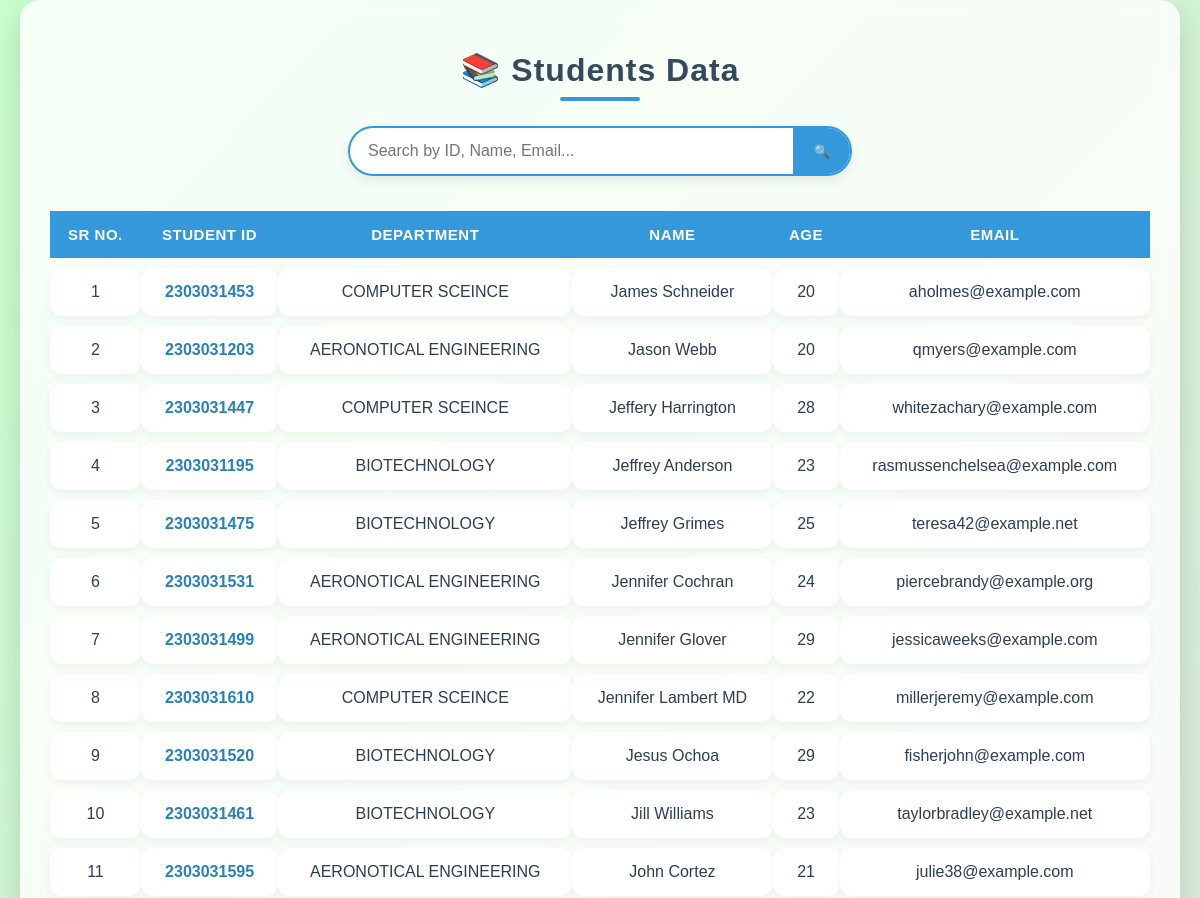
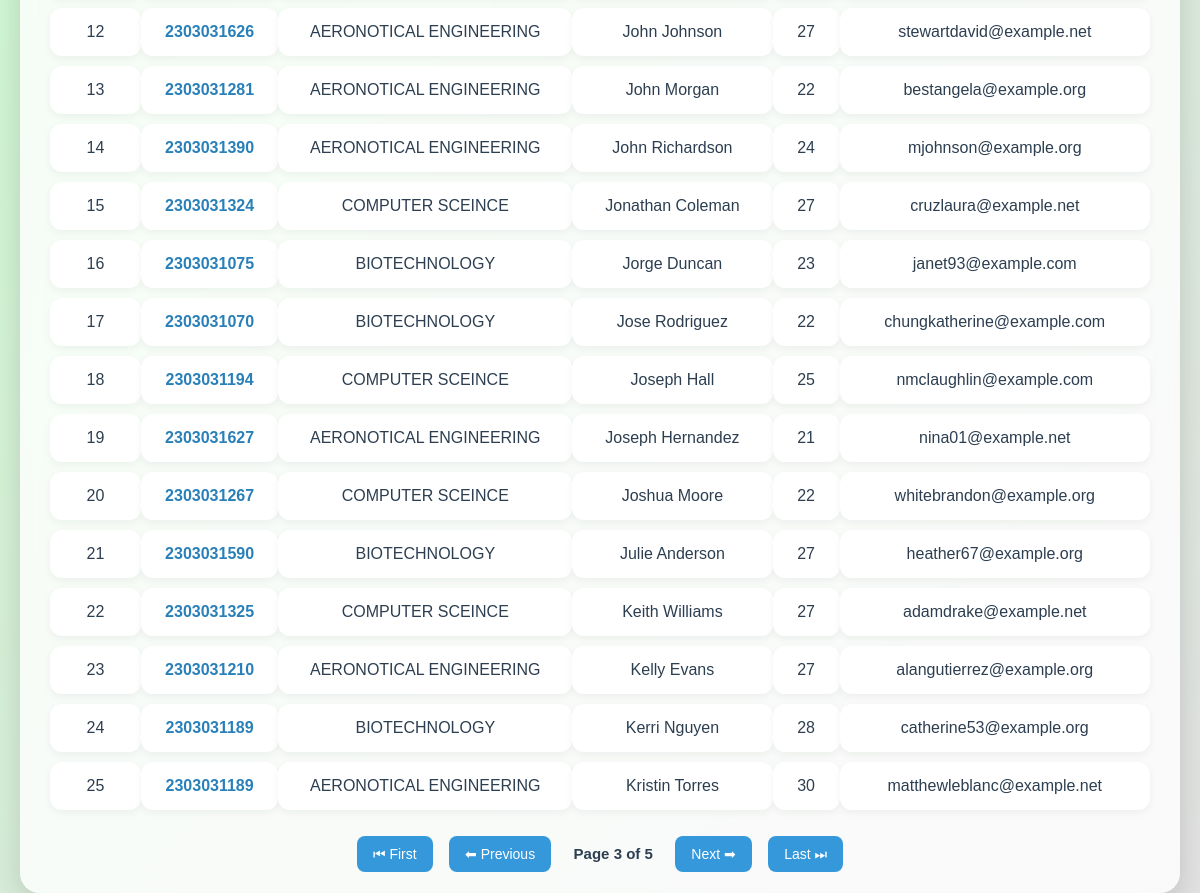
/data/?page=3, run on the app's committed database (2 pictures, top to bottom).
### vege/models.py (models this page shows, shortened)
class Students(models.Model):
    department=models.ForeignKey(Department,related_name="depart",on_delete=models.CASCADE,null=True, blank=True)
    student_id=models.OneToOneField(StudentID,related_name="studentid",on_delete=models.CASCADE,null=True, blank=True)
    name=models.CharField(max_length=120)
    age=models.IntegerField()
    email=models.EmailField(unique=True)
    class Meta:
        ordering =['name']

class StudentID(models.Model):
    student_id=models.CharField(max_length=120)
    def __str__(self):
        return self.student_id

class Department(models.Model):
    department=models.CharField(max_length=120)
    def __str__(self):
        return self.department
    class Meta:
        ordering=['department']

### vege/views.py (the view, shortened to what this page needs)
# urls.py: path("data/",get_students,name="get_students"),
def get_students(request):
    queryset=Students.objects.all()
    paginator = Paginator(queryset, 25)
    page_number = request.GET.get("page")
    page_obj = paginator.get_page(page_number)
    return render(request, "data.html", {"page_obj": page_obj})

### vege/templates/data.html (shortened to what this page needs)
{% load static %}
<!DOCTYPE html>
<html lang="en">
<head>
  <link rel="stylesheet" href="{% static 'mycss/result.css' %}">
</head>
<body>
  <div class="container">
    <h1 class="title">📚 Students Data</h1>
    <form method="get" class="search-form">
      <div class="search-container">
        <input type="text" name="search" value="{{ request.GET.search }}" class="search-input" placeholder="Search by ID, Name, Email...">
        <button class="search-button">🔍</button>
      </div>
    </form>
    <table class="table">
      <thead>
        <tr>
          <th>Sr No.</th>
          <th>Student ID</th>
          <th>Department</th>
          <th>Name</th>
          <th>Age</th>
          <th>Email</th>
        </tr>
      </thead>
      <tbody>
        {% for student in page_obj %}
        <tr>
          <td>{{ forloop.counter }}</td>
          <td>
            <a href="{% url 'subject_mark' student.student_id %}" class="id-link">
              {{ student.student_id }}
            </a>
          </td>
          <td>{{ student.department }}</td>
          <td>{{ student.name }}</td>
          <td>{{ student.age }}</td>
          <td>{{ student.email }}</td>
        </tr>
        {% empty %}
        <tr>
          <td colspan="6" class="no-data">🚫 No results found</td>
        </tr>
        {% endfor %}
      </tbody>
    </table>
    <div class="pagination">
      {% if page_obj.has_previous %}
        <a href="?page=1{% if request.GET.search %}&search={{ request.GET.search }}{% endif %}" class="page-btn">⏮ First</a>
        <a href="?page={{ page_obj.previous_page_number }}{% if request.GET.search %}&search={{ request.GET.search }}{% endif %}" class="page-btn">⬅ Previous</a>
      {% endif %}
      <span class="page-info">Page {{ page_obj.number }} of {{ page_obj.paginator.num_pages }}</span>
      {% if page_obj.has_next %}
        <a href="?page={{ page_obj.next_page_number }}{% if request.GET.search %}&search={{ request.GET.search }}{% endif %}" class="page-btn">Next ➡</a>
        <a href="?page={{ page_obj.paginator.num_pages }}{% if request.GET.search %}&search={{ request.GET.search }}{% endif %}" class="page-btn">Last ⏭</a>
      {% endif %}
    </div>
  </div>
</body>
</html>

### vege/static/mycss/result.css (style rules this page uses)
body { font-family: 'Poppins', sans-serif; background: linear-gradient(135deg, #c9ffcd, #e2e2e2); margin: 0; padding: 0; color: #2c3e50; min-height: 100vh; display: flex; align-items: center; justify-content: center; }
.container { width: 95%; max-width: 1100px; background: #ffffffcc; padding: 30px; border-radius: 20px; backdrop-filter: blur(10px); box-shadow: 0px 10px 30px rgba(0, 0, 0, 0.15); animation: fadeIn 0.8s ease-in-out; }
.title { text-align: center; margin-bottom: 25px; font-size: 32px; color: #34495e; font-weight: 700; letter-spacing: 1px; position: relative; }
.title::after { content: ""; display: block; width: 80px; height: 4px; background: #3498db; margin: 8px auto 0; border-radius: 5px; }
.search-form { display: flex; justify-content: center; margin-bottom: 25px; }
.search-container { display: flex; width: 100%; max-width: 500px; border: 2px solid #3498db; border-radius: 50px; overflow: hidden; background: #fff; box-shadow: 0px 5px 12px rgba(0,0,0,0.08); }
.search-input { flex: 1; padding: 14px 18px; border: none; outline: none; font-size: 16px; background: none; }
.search-button { background: #3498db; color: white; padding: 14px 20px; border: none; cursor: pointer; transition: all 0.3s ease; }
.table { width: 100%; border-collapse: separate; border-spacing: 0 10px; }
.table thead { background: #3498db; color: white; border-radius: 12px; }
.table th { padding: 15px 12px; font-weight: 600; font-size: 15px; text-transform: uppercase; letter-spacing: 0.5px; }
.table td { padding: 15px 12px; text-align: center; background: #fff; border-radius: 12px; box-shadow: 0px 3px 8px rgba(0,0,0,0.05); }
.table tr { transition: transform 0.2s, box-shadow 0.2s; }
.id-link { color: #2980b9; font-weight: 600; text-decoration: none; transition: color 0.3s; }
.pagination { text-align: center; margin-top: 25px; }
.page-btn { margin: 6px; padding: 10px 16px; background: #3498db; color: white; text-decoration: none; border-radius: 8px; transition: all 0.3s ease; font-size: 14px; font-weight: 500; }
.page-info { display: inline-block; margin: 0 12px; font-weight: bold; font-size: 15px; color: #2c3e50; }

### data on the page
Students: student_id "2303031453", department "COMPUTER SCEINCE", name "James Schneider", age "20", email "aholmes@example.com"
Students: student_id "2303031203", department "AERONOTICAL ENGINEERING", name "Jason Webb", age "20", email "qmyers@example.com"
Students: student_id "2303031447", department "COMPUTER SCEINCE", name "Jeffery Harrington", age "28", email "whitezachary@example.com"
Students: student_id "2303031195", department "BIOTECHNOLOGY", name "Jeffrey Anderson", age "23", email "rasmussenchelsea@example.com"
Students: student_id "2303031475", department "BIOTECHNOLOGY", name "Jeffrey Grimes", age "25", email "teresa42@example.net"
Students: student_id "2303031531", department "AERONOTICAL ENGINEERING", name "Jennifer Cochran", age "24", email "piercebrandy@example.org"
Students: student_id "2303031499", department "AERONOTICAL ENGINEERING", name "Jennifer Glover", age "29", email "jessicaweeks@example.com"
Students: student_id "2303031610", department "COMPUTER SCEINCE", name "Jennifer Lambert MD", age "22", email "millerjeremy@example.com"
Students: student_id "2303031520", department "BIOTECHNOLOGY", name "Jesus Ochoa", age "29", email "fisherjohn@example.com"
Students: student_id "2303031461", department "BIOTECHNOLOGY", name "Jill Williams", age "23", email "taylorbradley@example.net"
Students: student_id "2303031595", department "AERONOTICAL ENGINEERING", name "John Cortez", age "21", email "julie38@example.com"
Students: student_id "2303031626", department "AERONOTICAL ENGINEERING", name "John Johnson", age "27", email "stewartdavid@example.net"
Students: student_id "2303031281", department "AERONOTICAL ENGINEERING", name "John Morgan", age "22", email "bestangela@example.org"
Students: student_id "2303031390", department "AERONOTICAL ENGINEERING", name "John Richardson", age "24", email "mjohnson@example.org"
Students: student_id "2303031324", department "COMPUTER SCEINCE", name "Jonathan Coleman", age "27", email "cruzlaura@example.net"
Students: student_id "2303031075", department "BIOTECHNOLOGY", name "Jorge Duncan", age "23", email "janet93@example.com"
Students: student_id "2303031070", department "BIOTECHNOLOGY", name "Jose Rodriguez", age "22", email "chungkatherine@example.com"
Students: student_id "2303031194", department "COMPUTER SCEINCE", name "Joseph Hall", age "25", email "nmclaughlin@example.com"
Students: student_id "2303031627", department "AERONOTICAL ENGINEERING", name "Joseph Hernandez", age "21", email "nina01@example.net"
Students: student_id "2303031267", department "COMPUTER SCEINCE", name "Joshua Moore", age "22", email "whitebrandon@example.org"
Students: student_id "2303031590", department "BIOTECHNOLOGY", name "Julie Anderson", age "27", email "heather67@example.org"
Students: student_id "2303031325", department "COMPUTER SCEINCE", name "Keith Williams", age "27", email "adamdrake@example.net"
Students: student_id "2303031210", department "AERONOTICAL ENGINEERING", name "Kelly Evans", age "27", email "alangutierrez@example.org"
Students: student_id "2303031189", department "BIOTECHNOLOGY", name "Kerri Nguyen", age "28", email "catherine53@example.org"
Students: student_id "2303031189", department "AERONOTICAL ENGINEERING", name "Kristin Torres", age "30", email "matthewleblanc@example.net"

### other printed values
{{ page_obj.number }} "3"
{{ page_obj.paginator.num_pages }} "5"
